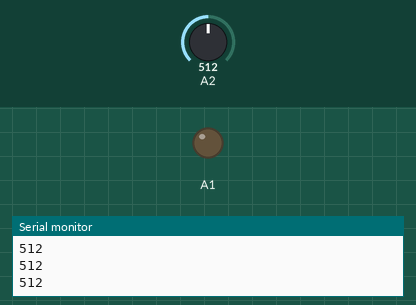
This sketch was run on a simulated Arduino Uno, built with avr-gcc and run on an emulated ATmega328P. On the bench: output pins drawn as LEDs (lit = HIGH), the last lines printed to the serial monitor. The test bench sets the inputs (shaded band); at power-on: A2 = 512.

Above: at 1.2 s.
1.3 s: A2 set to 63
2.8 s: A2 set to 53
At 3.4 s:
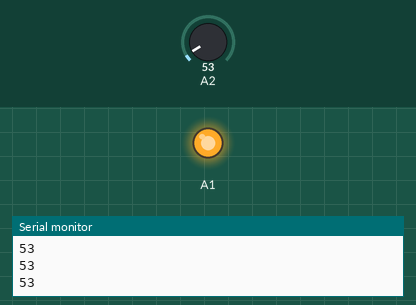
4.3 s: A2 set to 70
At 5.5 s:
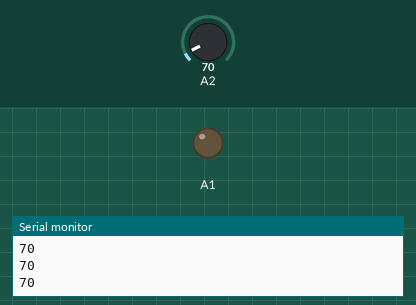
5.8 s: A2 set to 50
At 6.8 s:
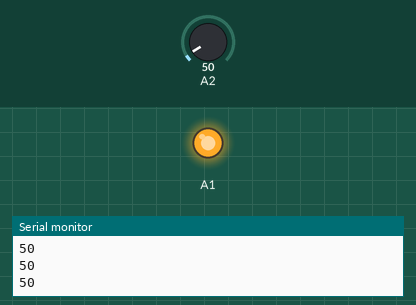
Timing chart, 0 to 8.3 s (numbered marks = the images above; inputs shaded):
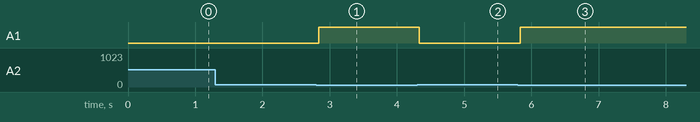

Measured:
- the behaviour switches between 60 and 59 on A2 (found by bisection; images 0 and 1)
- after the input at 2.8 s, A1: LOW → HIGH at once
- after the input at 4.3 s, A1: HIGH → LOW at once
- after the input at 5.8 s, A1: LOW → HIGH at once

The sketch:

Heartbeat_code.ino
```cpp
int a;

void setup() {
pinMode(A2,INPUT);
pinMode(A1,OUTPUT);
Serial.begin(9600);
}
void loop()
{
  a = analogRead(A2);
  Serial.println(a);
  delay(20);
  if(a<60)
  {
    digitalWrite(A1, HIGH);
  }
  else
  {
    digitalWrite(A1, LOW);
  }
}
```
